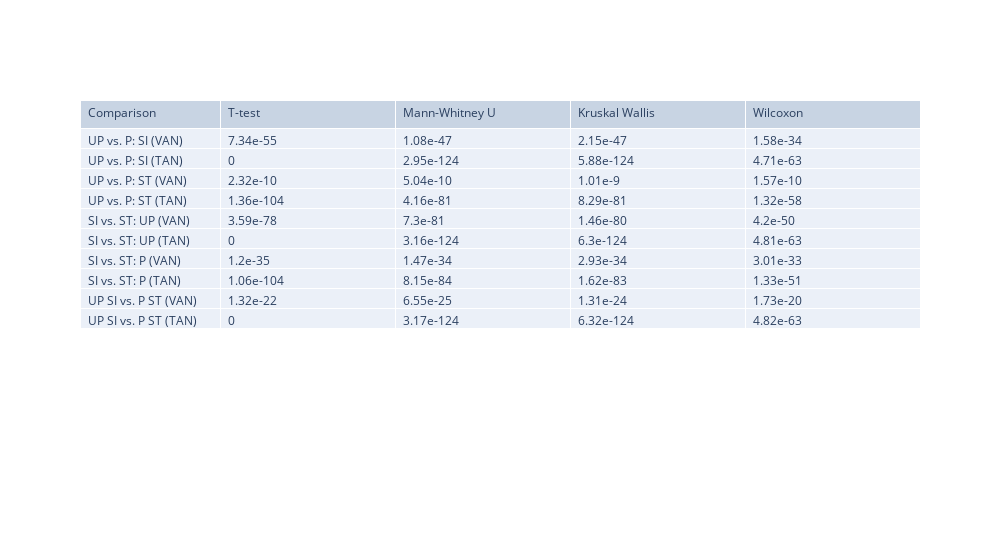

Notebook cell for this chart:
### Code cell
for i in range(len(s1_statisticsarr)):
    for j in range(len(s1_statisticsarr[i])):
        for k in range(2):
            s1_statisticsarr[i][j][k] = "%.2e"%(s1_statisticsarr[i][j][k])
fig = go.Figure(data=[go.Table(
    columnorder = [1,2,3,4,5],
    columnwidth = [400,500],
    header=dict(values=['Comparison', 'T-test', 'Mann-Whitney U', 'Kruskal Wallis', 'Wilcoxon'],
                align='left'),
    cells=dict(values=[['UP vs. P: SI (VAN)', 'UP vs. P: SI (TAN)','UP vs. P: ST (VAN)', 'UP vs. P: ST (TAN)', 'SI vs. ST: UP (VAN)','SI vs. ST: UP (TAN)', 'SI vs. ST: P (VAN)','SI vs. ST: P (TAN)', 'UP SI vs. P ST (VAN)', 'UP SI vs. P ST (TAN)'], # 1st column
                        [s1_statisticsarr[0][0][1], s1_statisticsarr[0][1][1], s1_statisticsarr[0][2][1], s1_statisticsarr[0][3][1], s1_statisticsarr[0][4][1], s1_statisticsarr[0][5][1], s1_statisticsarr[0][6][1], s1_statisticsarr[0][7][1], s1_statisticsarr[0][8][1], s1_statisticsarr[0][9][1]],
                        [s1_statisticsarr[1][0][1], s1_statisticsarr[1][1][1], s1_statisticsarr[1][2][1], s1_statisticsarr[1][3][1], s1_statisticsarr[1][4][1], s1_statisticsarr[1][5][1], s1_statisticsarr[1][6][1], s1_statisticsarr[1][7][1], s1_statisticsarr[1][8][1], s1_statisticsarr[1][9][1]],
                        [s1_statisticsarr[2][0][1], s1_statisticsarr[2][1][1], s1_statisticsarr[2][2][1], s1_statisticsarr[2][3][1], s1_statisticsarr[2][4][1], s1_statisticsarr[2][5][1], s1_statisticsarr[2][6][1], s1_statisticsarr[2][7][1], s1_statisticsarr[2][8][1], s1_statisticsarr[2][9][1]],
                        [s1_statisticsarr[3][0][1], s1_statisticsarr[3][1][1], s1_statisticsarr[3][2][1], s1_statisticsarr[3][3][1], s1_statisticsarr[3][4][1], s1_statisticsarr[3][5][1], s1_statisticsarr[3][6][1], s1_statisticsarr[3][7][1], s1_statisticsarr[3][8][1], s1_statisticsarr[3][9][1]]], 
                align='left'))])

fig.layout.width=1000
headerColor = 'grey'
rowEvenColor = 'lightgrey'
rowOddColor = 'white'

fig.show()

### Figure 1 — Plotly figure (JSON) as saved in the notebook; plotly's stock layout.template omitted (floating-point values rounded to 4 significant figures)
{"data": [{"cells": {"align": "left", "values": [["UP vs. P: SI (VAN)", "UP vs. P: SI (TAN)", "UP vs. P: ST (VAN)", "UP vs. P: ST (TAN)", "SI vs. ST: UP (VAN)", "SI vs. ST: UP (TAN)", "SI vs. ST: P (VAN)", "SI vs. ST: P (TAN)", "UP SI vs. P ST (VAN)", "UP SI vs. P ST (TAN)"], [7.34e-55, 0, 2.32e-10, 1.36e-104, 3.59e-78, 0, 1.2e-35, 1.06e-104, 1.32e-22, 0], [1.08e-47, 2.95e-124, 5.04e-10, 4.16e-81, 7.3e-81, 3.16e-124, 1.47e-34, 8.15e-84, 6.55e-25, 3.17e-124], [2.15e-47, 5.88e-124, 1.01e-09, 8.29e-81, 1.46e-80, 6.3e-124, 2.93e-34, 1.62e-83, 1.31e-24, 6.32e-124], [1.58e-34, 4.71e-63, 1.57e-10, 1.32e-58, 4.2e-50, 4.81e-63, 3.01e-33, 1.33e-51, 1.73e-20, 4.82e-63]]}, "columnorder": [1, 2, 3, 4, 5], "columnwidth": [400, 500], "header": {"align": "left", "values": ["Comparison", "T-test", "Mann-Whitney U", "Kruskal Wallis", "Wilcoxon"]}, "type": "table"}], "layout": {"width": 1000}}
